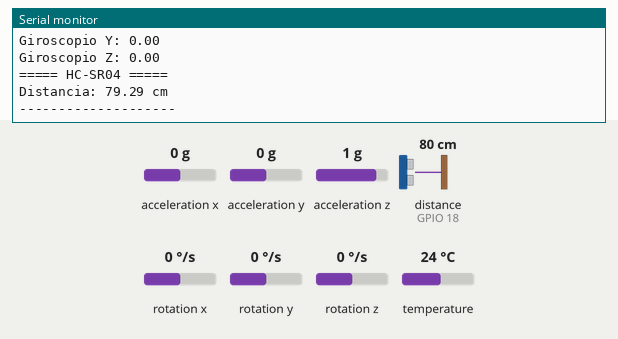
Simulated run of this sketch. Board: ESP32. On the bench: the last lines printed to the serial monitor. Wiring (inferred from the names in the program): ultrasonic range finder: trigger GPIO 5; echo GPIO 18. Inputs (shaded band) come from the test bench; at power-on: acceleration x 0 g, distance to the obstacle (sensor on GPIO 18) 80 cm, acceleration y 0 g, acceleration z 1 g, rotation x 0 °/s, rotation y 0 °/s, rotation z 0 °/s, temperature 24 °C. The echo pulse lasts 58.3 µs per cm; WiFi joins after 1.5 s; servers stay silent unless stated; no MQTT or app messages arrive unless stated.

Above: at 2.7 s.
2.8 s: acceleration x set to -1.4 g
4.3 s: distance to the obstacle (sensor on GPIO 18) set to 2 cm
At 5.1 s:
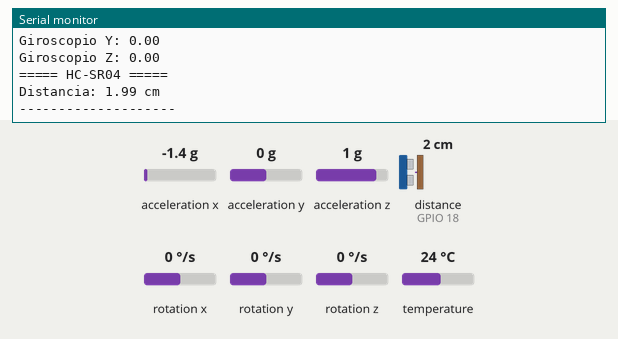
5.8 s: acceleration y set to -1.4 g
7.3 s: acceleration z set to -1.4 g
8.8 s: distance to the obstacle (sensor on GPIO 18) set to 4 cm
At 10.1 s:
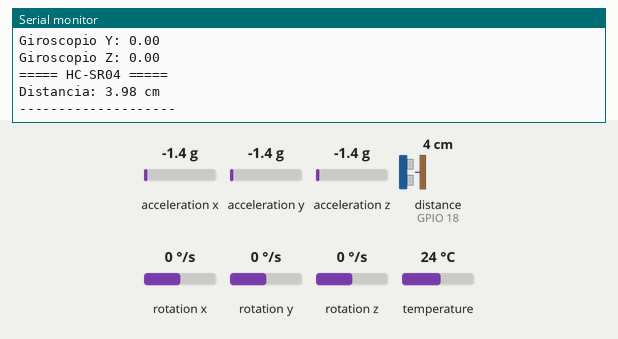
10.3 s: rotation x set to -192 °/s
Timing chart, 0 to 12.8 s (numbered marks = the images above; inputs shaded):
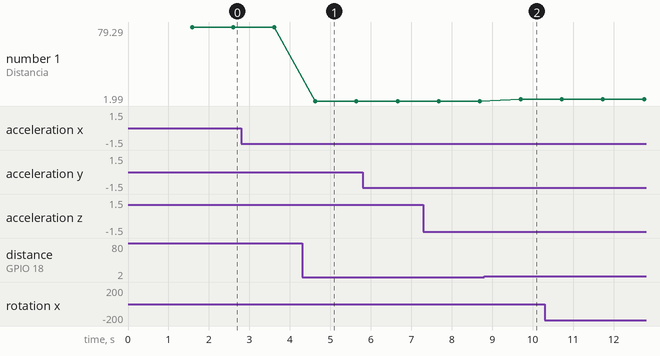

The sketch:

codigo_arduino_sensores_conexion.ino
```cpp
// Sensor MPU6050 y HC-SR04
// Telemetría real por WiFi local, MQTT hacia Node-RED (Tema: la_guardia) y Monitor Serie

#include <Wire.h>
#include <Adafruit_MPU6050.h>
#include <Adafruit_Sensor.h>
#include <WiFi.h>           // Si usas ESP8266, cambia esto por <ESP8266WiFi.h>
#include <PubSubClient.h>

Adafruit_MPU6050 mpu;

// Pines del HC-SR04
#define TRIG_PIN 5
#define ECHO_PIN 18

// =========================
// 1. TUS DATOS DE RED Y MQTT
// =========================
const char* ssid = "NOMBRE_DE_TU_WIFI";     // Pon el nombre de tu red WiFi
const char* password = "CONTRASEÑA_WIFI";   // Pon tu contraseña

// IP de tu ordenador donde tienes Node-RED y el Broker MQTT (Ej: "192.168.1.33")
const char* mqtt_server = "192.168.1.X";

WiFiClient espClient;
PubSubClient client(espClient);

void setup_wifi() {
  delay(10);
  Serial.println();
  Serial.print("Conectando a la red WiFi: ");
  Serial.println(ssid);

  WiFi.begin(ssid, password);

  while (WiFi.status() != WL_CONNECTED) {
    delay(500);
    Serial.print(".");
  }

  Serial.println("\nWiFi conectado.");
  Serial.print("Direccion IP de la placa: ");
  Serial.println(WiFi.localIP());
}

void reconnect() {
  while (!client.connected()) {
    Serial.print("Intentando conectar al servidor MQTT...");
    // Nombre del cliente ligeramente modificado para evitar conflictos
    if (client.connect("Placa_Sensores_Guardia")) {
      Serial.println("¡Conectado a MQTT!");
    } else {
      Serial.print("Fallo, rc=");
      Serial.print(client.state());
      Serial.println(" reintentando en 5 segundos...");
      delay(5000);
    }
  }
}

void setup() {
  Serial.begin(115200);

  // Iniciar WiFi y MQTT
  setup_wifi();
  client.setServer(mqtt_server, 1883); // 1883 es el puerto por defecto de Mosquitto

  // Iniciar MPU6050
  if (!mpu.begin()) {
    Serial.println("No se encontro el MPU6050");
    while (1) { delay(10); }
  }
  Serial.println("MPU6050 OK");

  // Iniciar HC-SR04
  pinMode(TRIG_PIN, OUTPUT);
  pinMode(ECHO_PIN, INPUT);
  Serial.println("HC-SR04 OK");
  Serial.println("=====================================");
}

void loop() {
  // Mantener MQTT vivo
  if (!client.connected()) {
    reconnect();
  }
  client.loop();

  // =========================
  // LECTURA MPU6050
  // =========================
  sensors_event_t a, g, temp;
  mpu.getEvent(&a, &g, &temp);

  Serial.println("===== MPU6050 =====");

  // Imprimir por Serie y publicar por MQTT en "la_guardia"
  Serial.print("Aceleracion X: "); Serial.println(a.acceleration.x);
  client.publish("la_guardia/aceleracion/x", String(a.acceleration.x).c_str());

  Serial.print("Aceleracion Y: "); Serial.println(a.acceleration.y);
  client.publish("la_guardia/aceleracion/y", String(a.acceleration.y).c_str());

  Serial.print("Aceleracion Z: "); Serial.println(a.acceleration.z);
  client.publish("la_guardia/aceleracion/z", String(a.acceleration.z).c_str());

  Serial.print("Giroscopio X: "); Serial.println(g.gyro.x);
  client.publish("la_guardia/giroscopio/x", String(g.gyro.x).c_str());

  Serial.print("Giroscopio Y: "); Serial.println(g.gyro.y);
  client.publish("la_guardia/giroscopio/y", String(g.gyro.y).c_str());

  Serial.print("Giroscopio Z: "); Serial.println(g.gyro.z);
  client.publish("la_guardia/giroscopio/z", String(g.gyro.z).c_str());

  // =========================
  // LECTURA HC-SR04
  // =========================
  digitalWrite(TRIG_PIN, LOW);
  delayMicroseconds(2);
  digitalWrite(TRIG_PIN, HIGH);
  delayMicroseconds(10);
  digitalWrite(TRIG_PIN, LOW);

  long duration = pulseIn(ECHO_PIN, HIGH);
  float distance = duration * 0.034 / 2;

  Serial.println("===== HC-SR04 =====");

  // Imprimir por Serie y publicar por MQTT en "la_guardia"
  Serial.print("Distancia: ");
  Serial.print(distance);
  Serial.println(" cm");
  client.publish("la_guardia/distancia", String(distance).c_str());

  Serial.println("--------------------");

  // Esperar un segundo antes de la próxima lectura
  delay(1000);
}
```

Measured:
- after the input at 4.3 s, the serial monitor: prints a new line after 0.33 s (image 1)
- after the input at 8.8 s, the serial monitor: prints a new line after 0.91 s (image 2)
- plotted number 1: 79.29 → 1.99 after the input at 4.3 s, 1.99 → 3.98 after the input at 8.8 s
